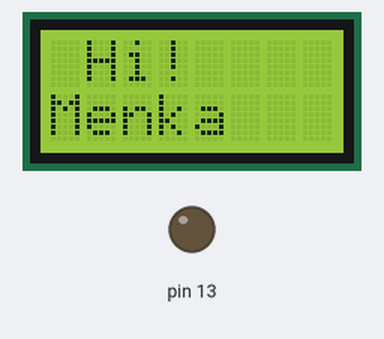
Bench run of a sketch on a simulated Arduino Leonardo, built with avr-gcc and run on an emulated ATmega32U4. Shown: 8×2 character LCD, output pins drawn as LEDs (lit = HIGH).

Above: at 0.1 s.
At 1.1 s:
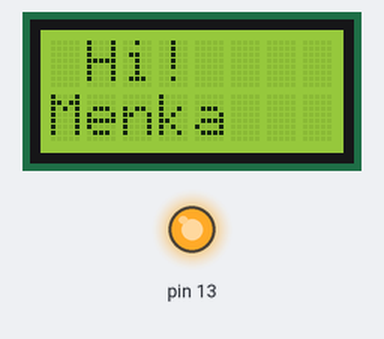
Timing chart, 0 to 129.6 s (numbered marks = the images above):
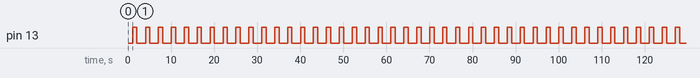

Measured:
- by itself, pin 13: alternates HIGH for 1.0 s and LOW for 2.0 s

The sketch:

leds_code.ino
```cpp
#include <Zumo32U4.h>


Zumo32U4LCD lcd;

void setup() {
  // put your setup code here, to run once:
  //clear the led screen
  lcd.clear();

  //put "LED Example" on the display
  //Line 0
  lcd.gotoXY(0,0);
  lcd.print(" Hi!");

  //Line 1
  lcd.gotoXY(0,1);
  lcd.print("Menka");

}

void loop() {
  // put your main code here, to run repeatedly:

  //Turn on the red Led and turn off the others
  //1 means turn on
  //0 means turn off
  ledRed(1);
  ledYellow(0);
  ledGreen(0);

  //wait for 1 second = 1000 ms
  delay(1000);

  //turn on the yellow led, and turn off the others
  ledRed(0);
  ledYellow(1);
  ledGreen(0);

  //wait for 1 second
  delay(1000);


  //turn on the yellow led, and turn off the others
  ledRed(0);
  ledYellow(0);
  ledGreen(1);

    //wait for 1 second
  delay(1000);
}
```
